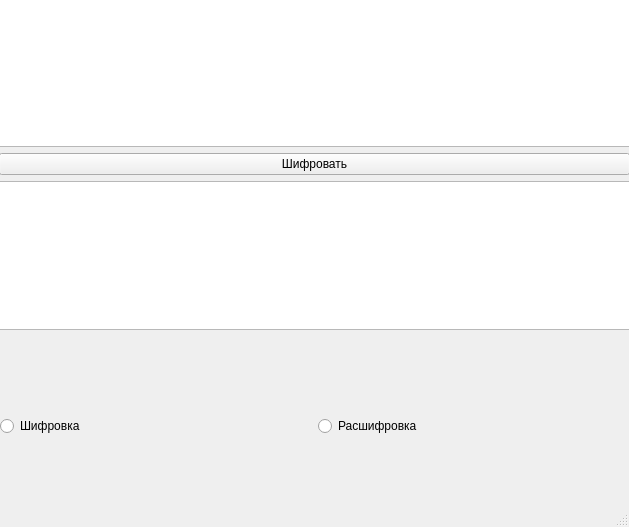
<?xml version="1.0" encoding="UTF-8"?>
<ui version="4.0">
 <class>MainWindow</class>
 <widget class="QMainWindow" name="MainWindow">
  <property name="geometry">
   <rect>
    <x>0</x>
    <y>0</y>
    <width>629</width>
    <height>527</height>
   </rect>
  </property>
  <property name="windowTitle">
   <string>MainWindow</string>
  </property>
  <widget class="QWidget" name="centralwidget">
   <widget class="QWidget" name="gridLayoutWidget">
    <property name="geometry">
     <rect>
      <x>-1</x>
      <y>-1</y>
      <width>631</width>
      <height>331</height>
     </rect>
    </property>
    <layout class="QGridLayout" name="gridLayout">
     <item row="2" column="0">
      <widget class="QTextEdit" name="textEdit_2"/>
     </item>
     <item row="0" column="0">
      <widget class="QTextEdit" name="textEdit"/>
     </item>
     <item row="1" column="0">
      <widget class="QPushButton" name="pushButton">
       <property name="text">
        <string>Шифровать</string>
       </property>
       <property name="iconSize">
        <size>
         <width>15</width>
         <height>17</height>
        </size>
       </property>
      </widget>
     </item>
    </layout>
   </widget>
   <widget class="QWidget" name="horizontalLayoutWidget">
    <property name="geometry">
     <rect>
      <x>0</x>
      <y>330</y>
      <width>631</width>
      <height>191</height>
     </rect>
    </property>
    <layout class="QHBoxLayout" name="horizontalLayout">
     <property name="spacing">
      <number>5</number>
     </property>
     <property name="topMargin">
      <number>2</number>
     </property>
     <item>
      <widget class="QRadioButton" name="radioButton">
       <property name="text">
        <string>Шифровка</string>
       </property>
      </widget>
     </item>
     <item>
      <widget class="QRadioButton" name="radioButton_2">
       <property name="text">
        <string>Расшифровка</string>
       </property>
      </widget>
     </item>
    </layout>
   </widget>
  </widget>
  <widget class="QStatusBar" name="statusbar"/>
 </widget>
 <resources/>
 <connections/>
</ui>
